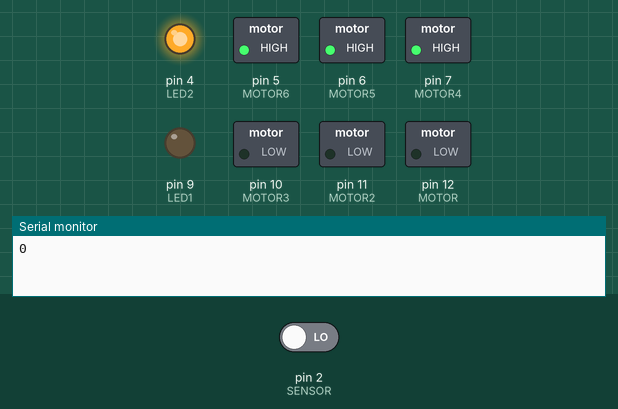
This sketch was run on a simulated Arduino Uno, built with avr-gcc and run on an emulated ATmega328P. On the bench: switched loads named in the sketch (green lamp = pin HIGH), output pins drawn as LEDs (lit = HIGH), the last lines printed to the serial monitor. Inputs (shaded band) come from the test bench; at power-on: pin 2 (SENSOR) LOW.

Above: at 2.5 s.
At 7.5 s:
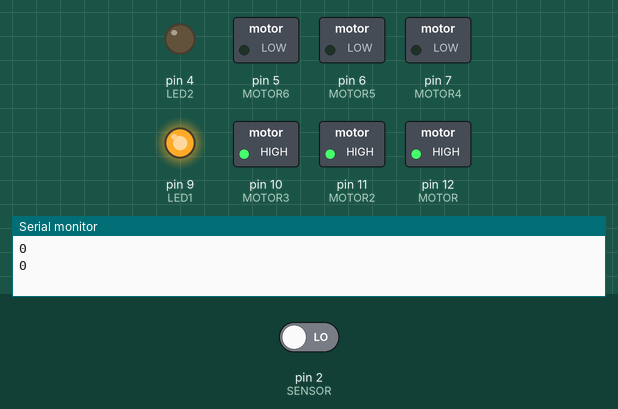
Timing chart, 0 to 13.0 s (numbered marks = the images above):
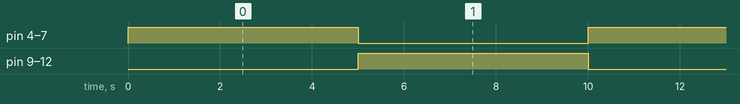

The sketch:

MOTOR.ino
```cpp
const int MOTOR = 12;
const int MOTOR2 = 11;
const int MOTOR3 = 10;
const int LED1 = 9;


const int MOTOR4 = 7;
const int MOTOR5 = 6;
const int MOTOR6 = 5;
const int LED2 = 4;

const int SENSOR = 2;


int MOVER = true;

void setup() {
  // put your setup code here, to run once:
  pinMode(MOTOR , OUTPUT);
  pinMode(MOTOR2 , OUTPUT);
  pinMode(MOTOR3 , OUTPUT);
  pinMode(LED1 , OUTPUT);

  pinMode(MOTOR4 , OUTPUT);
  pinMode(MOTOR5 , OUTPUT);
  pinMode(MOTOR6 , OUTPUT);
  pinMode(LED2 , OUTPUT);

  pinMode(SENSOR , INPUT);

  Serial.begin(9600);
}

void loop() {
  // put your main code here, to run repeatedly:
  MOVER = not MOVER;
  //Serial.print(MOVER);

  Serial.println(digitalRead(SENSOR));
  if (MOVER){
    digitalWrite(MOTOR , HIGH);
    digitalWrite(MOTOR2 , HIGH);
    digitalWrite(MOTOR3 , HIGH);
    digitalWrite(LED1 , HIGH);

    digitalWrite(MOTOR6 , LOW);
    digitalWrite(MOTOR5 , LOW);
    digitalWrite(MOTOR4 , LOW);
    digitalWrite(LED2 , LOW);

    delay(5000);
    }
  else{
    digitalWrite(MOTOR6 , HIGH);
    digitalWrite(MOTOR5 , HIGH);
    digitalWrite(MOTOR4 , HIGH);
    digitalWrite(LED2 , HIGH);

    digitalWrite(MOTOR , LOW);
    digitalWrite(MOTOR2 , LOW);
    digitalWrite(MOTOR3 , LOW);
    digitalWrite(LED1 , LOW);

    delay(5000);
  }

}
```

Measured:
- by itself, pin 4 (LED2), pin 5 (MOTOR6), pin 6 (MOTOR5), pin 7 (MOTOR4), pin 9 (LED1), pin 10 (MOTOR3), pin 11 (MOTOR2), pin 12 (MOTOR): alternates HIGH for 5.0 s and LOW for 5.0 s
